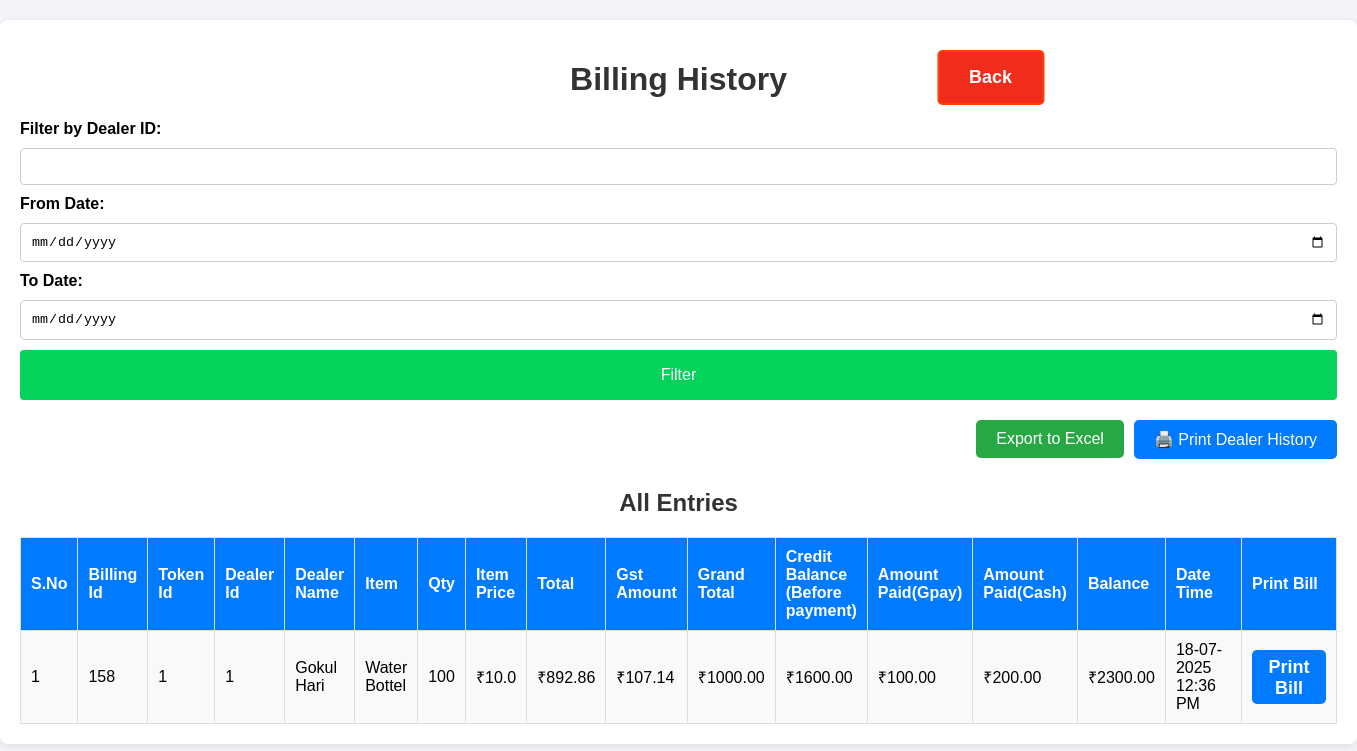
Before: /billing_history (signed in) with the older database file.
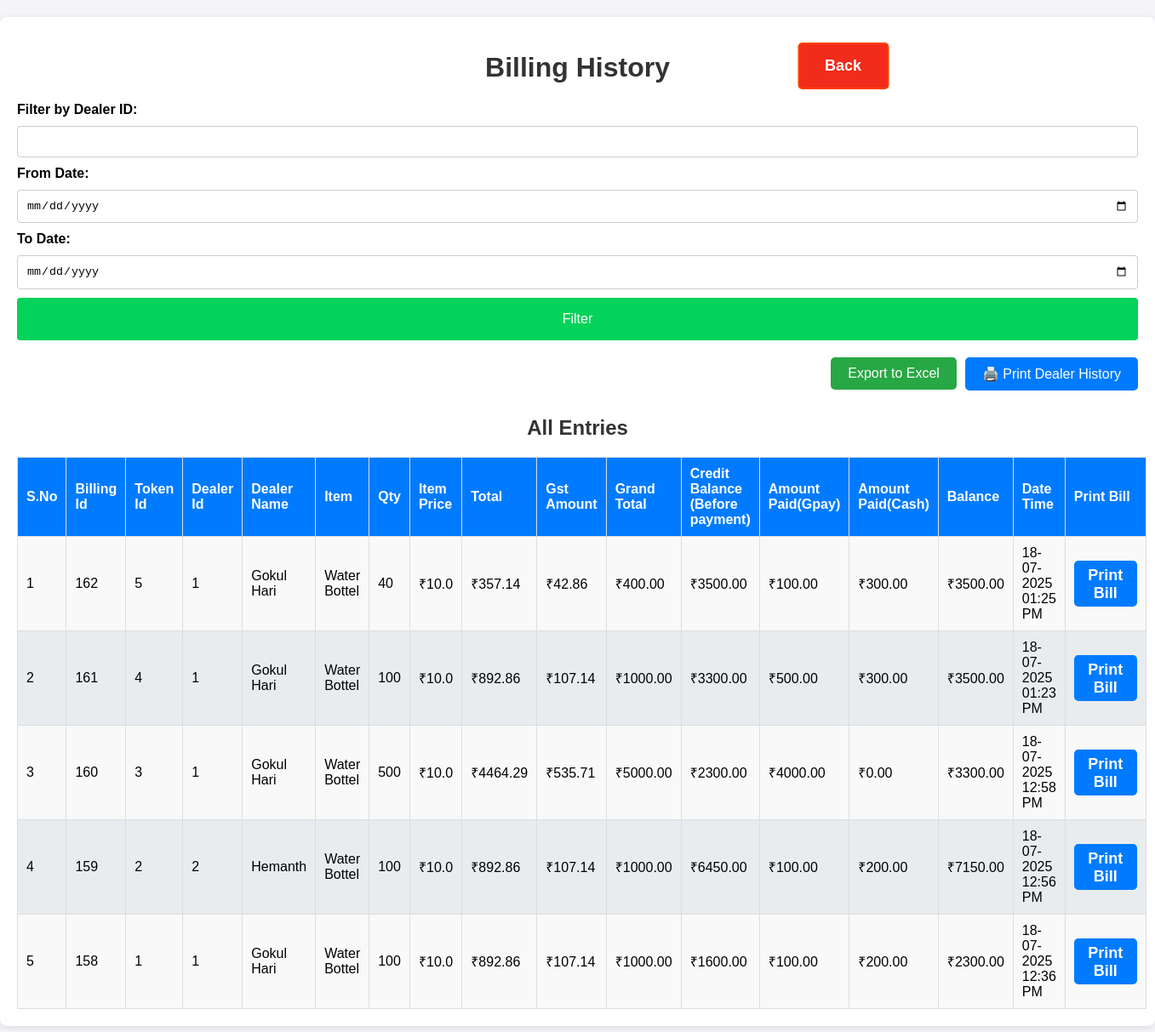
After: the same page with the newer database file.
### app.py (models this page shows, shortened)
class BillingHistory(db.Model):
    id = db.Column(db.Integer, primary_key=True)
    billing_id = db.Column(db.Integer, nullable=False)
    dealer_id = db.Column(db.String(100), db.ForeignKey('dealer_details.dealer_id'))
    item_id = db.Column(db.Integer, db.ForeignKey('item.id'))
    quantity = db.Column(db.Integer, nullable=False)
    item_price = db.Column(db.Float, nullable=False)
    total_amount = db.Column(db.Float, nullable=False)
    gst_amount = db.Column(db.Float, nullable=False)
    grand_total = db.Column(db.Float, nullable=False)
    credit_balance = db.Column(db.Float, nullable=False)
    paid_amount_gpay = db.Column(db.Float, nullable=False)
    paid_amount_cash = db.Column(db.Float, nullable=False)
    remaining_balance = db.Column(db.Float, nullable=False)
    timestamp = db.Column(db.DateTime, default=datetime.now)
    dealer = db.relationship("Dealer_details", backref="billing_records")
    item = db.relationship("Item", backref="billing_records")
    @property
    def formatted_date_time(self):
        return self.timestamp.strftime("%d-%m-%Y %I:%M %p")

class Dealer_details(db.Model):
    id = db.Column(db.Integer, primary_key=True)
    dealer_id = db.Column(db.String(100), nullable=False, unique=True)
    name = db.Column(db.String(100), nullable=False)
    mobile = db.Column(db.String(15), nullable=False)
    address = db.Column(db.String(400), nullable=True)
    aadhaar_file = db.Column(db.String(400))  # Path to Aadhaar copy
    photo_file = db.Column(db.String(400))

class Item(db.Model):
    id = db.Column(db.Integer, primary_key=True)
    item_id = db.Column(db.Integer, nullable=False)
    item_name = db.Column(db.String(100), nullable=False)
    price = db.Column(db.Float, nullable=False)

### app.py (the view)
@app.route('/billing_history')
def billing_history():
    if 'user' not in session:
        return redirect(url_for("login"))
    filtered_data = get_filtered_data_billing(request)
    dealer_id = request.args.get('dealer_id', '')  # Default is an empty string
    date_from = request.args.get('date_from', '')
    date_to = request.args.get('date_to', '')
    return render_template('billing_history.html', dealer_id=dealer_id, date_from=date_from, date_to=date_to, filtered_data=filtered_data, bills=filtered_data)

### templates/billing_history.html (shortened to what this page needs)
<!DOCTYPE html>
<html lang="en">
<head>
    <link rel="stylesheet" href="/static/styles.css">
</head>
<body>
<div class="container billing-history">
    <h1>Billing History</h1>
     <form method="GET" class="form">
            <label for="dealer_id">Filter by Dealer ID:</label>
            <input type="text" id="dealer_id" name="dealer_id" value="{{ dealer_id }}">
            <label for="date_from">From Date:</label>
            <input type="date" id="date_from" name="date_from" value="{{ date_from }}">
            <label for="date_to">To Date:</label>
            <input type="date" id="date_to" name="date_to" value="{{ date_to }}">
            <button type="submit" name="filter_button" value="submit" class="btn">Filter</button>
    </form>
    <div class="export-options hide-on-print">
            <form action="/export_billing_history" method="get">
                <button type="submit" class="export-button">Export to Excel</button>
            </form>
            <div style="text-align: right; margin-bottom: 10px;">
                <button class="print_btn" onclick="window.print()">
                    🖨️ Print Dealer History
                </button>
            </div>
        </div>
        <h2>All Entries</h2>
    <table>
        <thead>
            <tr>
                <th>S.No</th>
                <th>Billing Id</th>
                <th>Token Id</th>
                <th>Dealer Id</th>
                <th>Dealer Name</th>
                <th>Item</th>
                <th>Qty</th>
                <th>Item Price</th>
                <th>Total</th>
                <th>Gst Amount</th>
                <th>Grand Total</th>
                <th>Credit Balance (Before payment)</th>
                <th>Amount Paid(Gpay)</th>
                <th>Amount Paid(Cash)</th>
                <th>Balance</th>
                <th>Date Time</th>
                <th class=" hide-on-print">Print Bill</th>
            </tr>
        </thead>
        <tbody>
        {% for bill in bills %}
            <tr>
                <td>{{ loop.index }}</td>
                <td>{{ bill.id }}</td>
                <td>{{ bill.billing_id }}</td>
                <td>{{ bill.dealer_id }}</td>
                <td>{{ bill.dealer.name }}</td>
                <td>{{ bill.item.item_name }}</td>
                <td>{{ bill.quantity }}</td>
                <td>₹{{ bill.item_price }}</td>
                <td>₹{{ "%0.2f"|format(bill.total_amount) }}</td>
                <td>₹{{ "%0.2f"|format(bill.gst_amount) }}</td>
                <td>₹{{ "%0.2f"|format(bill.grand_total) }}</td>
                <td>₹{{ "%0.2f"|format(bill.credit_balance) }}</td>
                <td>₹{{ "%0.2f"|format(bill.paid_amount_gpay) }}</td>
                <td>₹{{ "%0.2f"|format(bill.paid_amount_cash) }}</td>
                <td>₹{{ "%0.2f"|format(bill.remaining_balance) }}</td>
                <td width="120px">{{ bill.formatted_date_time }}</td>
                <td class=" hide-on-print">
                    <a class="print-bill" href="{{ url_for('print_bill', id=bill.id, return_path='\/billing_history') }}" class="btn">Print Bill</a></td>
            </tr>
        {% endfor %}
        </tbody>
    </table>
</div>
    <a href="/" class="back">Back</a>
</body>
</html>

### static/styles.css (style rules this page uses)
body { font-family: Arial, sans-serif; background-color: #f4f4f9; margin: 0; padding: 0; }
.container { max-width: 800px; margin: 20px auto; background: #fff; padding: 20px; border-radius: 8px; box-shadow: 0 2px 10px rgba(0, 0, 0, 0.1); }
.billing-history { max-width: 1400px; }
h1, h2 { color: #333; text-align: center; }
.form { display: flex; flex-direction: column; gap: 10px; margin-bottom: 20px; }
.form label { font-weight: bold; }
.form input { padding: 10px; border: 1px solid #ccc; border-radius: 4px; }
.btn { background-color: #03d35a; color: #fff; border: none; padding: 10px; border-radius: 4px; cursor: pointer; font-size: medium; height: 50px; }
table { width: 100%; border-collapse: collapse; margin-top: 10px; }
h2 { text-align: center; margin-bottom: 20px; }
table th, table td { padding: 10px; border: 1px solid #ddd; text-align: left; }
table th { background-color: #007bff; color: white; }
table tbody tr:nth-child(odd) { background-color: #f9f9f9; }
table tbody tr:nth-child(even) { background-color: #e9ecef; }
a { display: inline-block; padding: 15px 30px; font-size: 18px; font-weight: bold; text-align: center; text-decoration: none; background-color: #007bff; color: white; border-radius: 5px; border: 2px solid #007bff; transition: all 0.3s ease; position: absolute; left: 50%; transform: translateX(-50%); transition: transform 0.2s, background-color 0.2s; }
.back { background-color: #f22c1a; border: 2px solid #ff4000; top: 50px; left: 73%; }
.export-options { display: flex; justify-content: right; gap: 10px; margin-bottom: 20px; }
.export-options .export-button { all: unset; background-color: #28a745; color: white; cursor: pointer; padding: 10px 20px; text-decoration: none; border-radius: 5px; transition: background-color 0.2s, transform 0.2s; }
.print_btn { all: unset; background-color: #007bff; color: white; cursor: pointer; padding: 10px 20px; text-decoration: none; border-radius: 5px; transition: background-color 0.2s, transform 0.2s; }
.billing-history .print-bill { position: relative; width: 60px; height: 40px; padding: 5px 5px; }

Changed rows visible on the page:
added BillingHistory: id "162", billing_id "5", dealer_id "1", dealer.name "Gokul Hari", item.item_name "Water Bottel", quantity "40", item_price "10.0", total_amount "357.14", gst_amount "42.86", grand_total "400.00", credit_balance "3500.00", paid_amount_gpay "100.00", paid_amount_cash "300.00", remaining_balance "3500.00", formatted_date_time "18-07-2025 01:25 PM"
added BillingHistory: id "161", billing_id "4", dealer_id "1", dealer.name "Gokul Hari", item.item_name "Water Bottel", quantity "100", item_price "10.0", total_amount "892.86", gst_amount "107.14", grand_total "1000.00", credit_balance "3300.00", paid_amount_gpay "500.00", paid_amount_cash "300.00", remaining_balance "3500.00", formatted_date_time "18-07-2025 01:23 PM"
added BillingHistory: id "160", billing_id "3", dealer_id "1", dealer.name "Gokul Hari", item.item_name "Water Bottel", quantity "500", item_price "10.0", total_amount "4464.29", gst_amount "535.71", grand_total "5000.00", credit_balance "2300.00", paid_amount_gpay "4000.00", paid_amount_cash "0.00", remaining_balance "3300.00", formatted_date_time "18-07-2025 12:58 PM"
added BillingHistory: id "159", billing_id "2", dealer_id "2", dealer.name "Hemanth", item.item_name "Water Bottel", quantity "100", item_price "10.0", total_amount "892.86", gst_amount "107.14", grand_total "1000.00", credit_balance "6450.00", paid_amount_gpay "100.00", paid_amount_cash "200.00", remaining_balance "7150.00", formatted_date_time "18-07-2025 12:56 PM"
